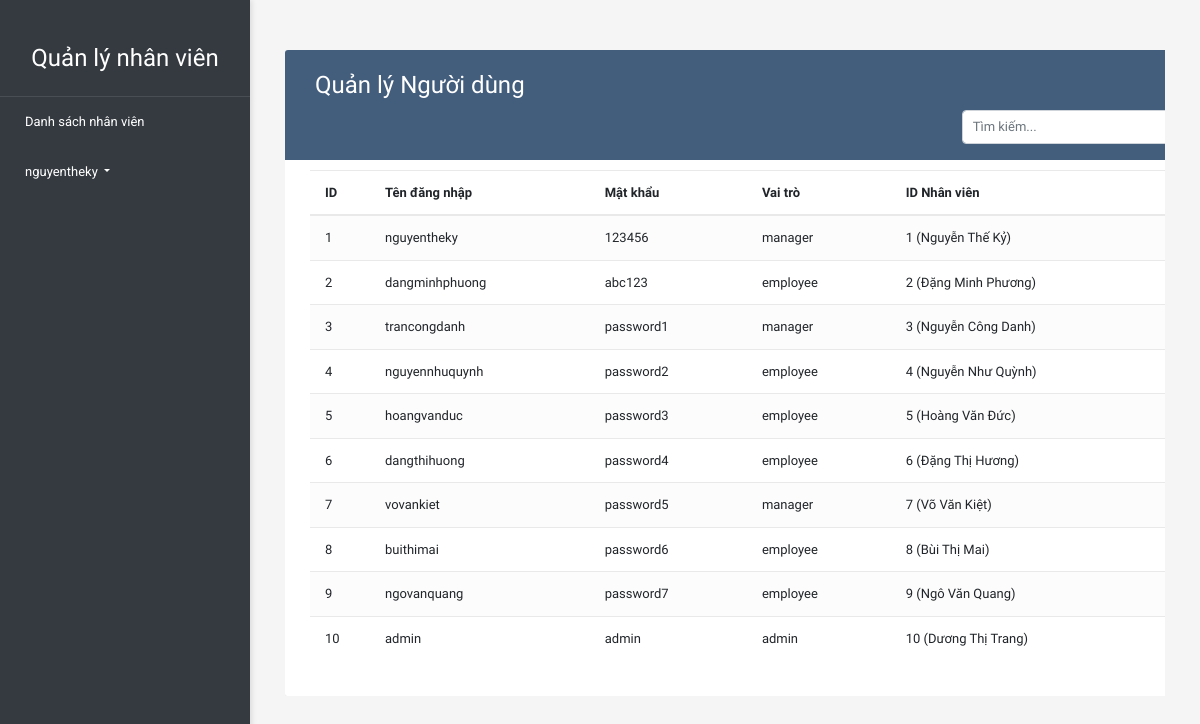
The page /User/users.php (signed in) on the database its author committed.
### tables this page shows
CREATE TABLE `users` (
  `id` int(11) NOT NULL,
  `employee_id` int(11) NOT NULL,
  `username` varchar(50) NOT NULL,
  `password` varchar(50) NOT NULL,
  `role` enum('admin','manager','employee') DEFAULT 'employee',
  `status` enum('active','inactive') DEFAULT 'active',
  `created_at` timestamp NOT NULL DEFAULT current_timestamp()
);

CREATE TABLE `employees` (
  `id` int(11) NOT NULL,
  `name` varchar(100) NOT NULL,
  `email` varchar(100) NOT NULL,
  `phone` varchar(15) DEFAULT NULL,
  `hire_date` date NOT NULL,
  `department_id` int(11) DEFAULT NULL,
  `position` varchar(100) DEFAULT NULL
);

### User/users.php (the view, shortened to what this page needs)
<?php
require_once '../db_connect.php';
$search = isset($_GET['search']) ? $_GET['search'] : '';
$sql = "SELECT u.*, e.name as employee_name FROM users u LEFT JOIN employees e ON u.employee_id = e.id";
$stmt = $conn->prepare($sql);
$stmt->execute();
?>
<!DOCTYPE html>
<html lang="en">
<head>
    <link rel="stylesheet" href="https://stackpath.bootstrapcdn.com/bootstrap/4.5.0/css/bootstrap.min.css">
    <link rel="stylesheet" href="https://maxcdn.bootstrapcdn.com/font-awesome/4.7.0/css/font-awesome.min.css">
    <link rel="stylesheet" href="../style2.css">
</head>
<body>
<div class="sidebar">
    <div class="sidebar-brand">Quản lý nhân viên</div>
    <ul class="nav flex-column">
        <li class="nav-item">
            <a class="nav-link<?php echo basename($_SERVER['PHP_SELF']) == 'dashboard.php' ? ' active' : ''; ?>" href="<?php echo BASE_URL; ?>Employee/dashboard.php">Danh sách nhân viên</a>
        </li>
        <li class="nav-item mt-auto">
            <a class="nav-link dropdown-toggle" href="#" id="userDropdown" data-toggle="dropdown">
                <?php echo $_SESSION['username']; ?>
            </a>
        </li>
    </ul>
</div>
<div class="content">
    <div class="container-xl">
        <div class="table-responsive">
            <div class="table-wrapper">
                <div class="table-title">
                    <div class="row">
                        <div class="col-sm-6">
                            <h2>Quản lý Người dùng</h2>
                        </div>
                    </div>
                    <div class="row search-form justify-content-end">
                        <div class="col-sm-4">
                            <form method="GET" action="">
                                <div class="input-group">
                                    <input type="text" name="search" class="form-control" placeholder="Tìm kiếm..." value="<?php echo htmlspecialchars($search); ?>">
                                </div>
                            </form>
                        </div>
                    </div>
                </div>
                <form id="deleteForm" method="POST">
                <table class="table table-striped table-hover">
                    <thead>
                        <tr>
                            <th>ID</th>
                            <th>Tên đăng nhập</th>
                            <th>Mật khẩu</th>
                            <th>Vai trò</th>
                            <th>ID Nhân viên</th>
                            <th>Trạng thái</th>
                        </tr>
                    </thead>
                    <tbody>
                        <?php
                        while ($row = $stmt->fetch(PDO::FETCH_ASSOC)) {
                            echo "<tr>";
                            echo "<td>{$row['id']}</td>";
                            echo "<td>{$row['username']}</td>";
                            echo "<td>{$row['password']}</td>";
                            echo "<td>{$row['role']}</td>";
                            echo "<td>{$row['employee_id']} ({$row['employee_name']})</td>";
                            echo "<td>{$row['status']}</td>";
                            echo "</tr>";
                        }
                        ?>
                    </tbody>
                </table>
                </form>
            </div>
        </div>
    </div>
</div>
</body>
</html>

### style2.css (style rules this page uses)
body { color: #566787; background: #f5f5f5; font-family: 'Varela Round', sans-serif; font-size: 13px; }
.table-responsive { margin: 30px 0; }
.table-wrapper { background: #fff; padding: 20px 25px; border-radius: 3px; min-width: 1000px; box-shadow: 0 1px 1px rgba(0,0,0,.05); }
.table-title { padding-bottom: 15px; background: #435d7d; color: #fff; padding: 16px 30px; min-width: 100%; margin: -20px -25px 10px; border-radius: 3px 3px 0 0; }
.table-title h2 { margin: 5px 0 0; font-size: 24px; }
table.table tr th, table.table tr td { border-color: #e9e9e9; padding: 12px 15px; vertical-align: middle; }
table.table tr th:first-child { width: 60px; }
table.table tr th:last-child { width: 100px; }
table.table-striped tbody tr:nth-of-type(odd) { background-color: #fcfcfc; }

### User/users.php (style rules this page uses)
.sidebar { height: 100vh; width: 250px; position: fixed; top: 0; left: 0; background-color: #343a40; padding-top: 20px; box-shadow: 2px 0 5px rgba(0,0,0,0.1); }
.sidebar .nav-link { color: #fff; padding: 15px 25px; font-family: 'Roboto', sans-serif; }
.sidebar .sidebar-brand { color: #fff; font-size: 1.5rem; font-family: 'Varela Round', sans-serif; padding: 20px 25px; text-align: center; border-bottom: 1px solid rgba(255,255,255,0.1); }
.content { margin-left: 250px; padding: 20px; }
.search-form { margin-top: 10px; }
.search-form .form-control { font-size: 13px; padding: 5px 10px; height: 34px; }

### rows shown on the page
users: id "1", username "nguyentheky", password "123456", role "manager", employee "1", employee.name "Nguyễn Thế Kỷ"
users: id "2", username "dangminhphuong", password "abc123", role "employee", employee "2", employee.name "Đặng Minh Phương"
users: id "3", username "trancongdanh", password "password1", role "manager", employee "3", employee.name "Nguyễn Công Danh"
users: id "4", username "nguyennhuquynh", password "password2", role "employee", employee "4", employee.name "Nguyễn Như Quỳnh"
users: id "5", username "hoangvanduc", password "password3", role "employee", employee "5", employee.name "Hoàng Văn Đức"
users: id "6", username "dangthihuong", password "password4", role "employee", employee "6", employee.name "Đặng Thị Hương"
users: id "7", username "vovankiet", password "password5", role "manager", employee "7", employee.name "Võ Văn Kiệt"
users: id "8", username "buithimai", password "password6", role "employee", employee "8", employee.name "Bùi Thị Mai"
users: id "9", username "ngovanquang", password "password7", role "employee", employee "9", employee.name "Ngô Văn Quang"
users: id "10", username "admin", password "admin", role "admin", employee "10", employee.name "Dương Thị Trang"

### other values the page prints
$_SESSION['username'] "nguyentheky"
